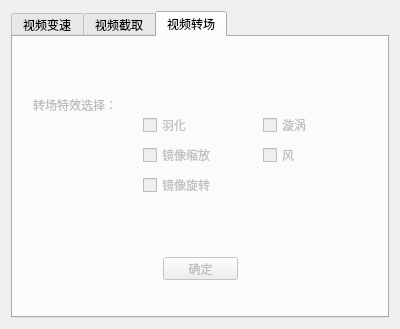
<?xml version="1.0" encoding="UTF-8"?>
<ui version="4.0">
 <class>Dialog_edit</class>
 <widget class="QDialog" name="Dialog_edit">
  <property name="geometry">
   <rect>
    <x>0</x>
    <y>0</y>
    <width>400</width>
    <height>329</height>
   </rect>
  </property>
  <property name="windowTitle">
   <string>VideoEdit</string>
  </property>
  <layout class="QVBoxLayout" name="verticalLayout">
   <item>
    <widget class="QTabWidget" name="tabWidget">
     <property name="currentIndex">
      <number>2</number>
     </property>
     <widget class="QWidget" name="widget">
      <property name="accessibleName">
       <string/>
      </property>
      <attribute name="title">
       <string>视频变速</string>
      </attribute>
      <widget class="QLabel" name="label">
       <property name="geometry">
        <rect>
         <x>20</x>
         <y>120</y>
         <width>91</width>
         <height>16</height>
        </rect>
       </property>
       <property name="text">
        <string>调整播放速度：</string>
       </property>
      </widget>
      <widget class="QComboBox" name="comboBox">
       <property name="geometry">
        <rect>
         <x>110</x>
         <y>120</y>
         <width>241</width>
         <height>22</height>
        </rect>
       </property>
       <property name="editable">
        <bool>false</bool>
       </property>
       <property name="currentIndex">
        <number>-1</number>
       </property>
       <property name="maxVisibleItems">
        <number>5</number>
       </property>
       <property name="maxCount">
        <number>5</number>
       </property>
       <item>
        <property name="text">
         <string>0.5</string>
        </property>
       </item>
       <item>
        <property name="text">
         <string>1.0</string>
        </property>
       </item>
       <item>
        <property name="text">
         <string>1.5</string>
        </property>
       </item>
       <item>
        <property name="text">
         <string>2.0</string>
        </property>
       </item>
       <item>
        <property name="text">
         <string>3.0</string>
        </property>
       </item>
      </widget>
      <widget class="QPushButton" name="pushButton">
       <property name="geometry">
        <rect>
         <x>130</x>
         <y>220</y>
         <width>93</width>
         <height>28</height>
        </rect>
       </property>
       <property name="text">
        <string>确定</string>
       </property>
      </widget>
     </widget>
     <widget class="QWidget" name="Intercept">
      <attribute name="title">
       <string>视频截取</string>
      </attribute>
      <widget class="QLabel" name="label_2">
       <property name="geometry">
        <rect>
         <x>10</x>
         <y>100</y>
         <width>101</width>
         <height>16</height>
        </rect>
       </property>
       <property name="text">
        <string>截取的开始帧：</string>
       </property>
      </widget>
      <widget class="QLineEdit" name="lineEdit">
       <property name="geometry">
        <rect>
         <x>110</x>
         <y>100</y>
         <width>161</width>
         <height>20</height>
        </rect>
       </property>
      </widget>
      <widget class="QLabel" name="label_3">
       <property name="geometry">
        <rect>
         <x>280</x>
         <y>100</y>
         <width>54</width>
         <height>12</height>
        </rect>
       </property>
       <property name="text">
        <string>&gt; 0 </string>
       </property>
      </widget>
      <widget class="QLabel" name="label_4">
       <property name="geometry">
        <rect>
         <x>10</x>
         <y>180</y>
         <width>101</width>
         <height>16</height>
        </rect>
       </property>
       <property name="text">
        <string>截取的结束帧：</string>
       </property>
      </widget>
      <widget class="QLineEdit" name="lineEdit_2">
       <property name="geometry">
        <rect>
         <x>110</x>
         <y>180</y>
         <width>161</width>
         <height>20</height>
        </rect>
       </property>
      </widget>
      <widget class="QLabel" name="label_5">
       <property name="geometry">
        <rect>
         <x>280</x>
         <y>180</y>
         <width>81</width>
         <height>20</height>
        </rect>
       </property>
       <property name="text">
        <string/>
       </property>
      </widget>
      <widget class="QLabel" name="label_6">
       <property name="geometry">
        <rect>
         <x>10</x>
         <y>20</y>
         <width>101</width>
         <height>16</height>
        </rect>
       </property>
       <property name="text">
        <string>单位： 帧</string>
       </property>
      </widget>
      <widget class="QPushButton" name="pushButton_2">
       <property name="geometry">
        <rect>
         <x>130</x>
         <y>230</y>
         <width>93</width>
         <height>28</height>
        </rect>
       </property>
       <property name="text">
        <string>确定</string>
       </property>
      </widget>
     </widget>
     <widget class="QWidget" name="tab_3">
      <property name="enabled">
       <bool>false</bool>
      </property>
      <attribute name="title">
       <string>视频转场</string>
      </attribute>
      <widget class="QCheckBox" name="checkBox">
       <property name="enabled">
        <bool>false</bool>
       </property>
       <property name="geometry">
        <rect>
         <x>130</x>
         <y>80</y>
         <width>71</width>
         <height>16</height>
        </rect>
       </property>
       <property name="acceptDrops">
        <bool>false</bool>
       </property>
       <property name="text">
        <string>羽化</string>
       </property>
      </widget>
      <widget class="QCheckBox" name="checkBox_2">
       <property name="geometry">
        <rect>
         <x>130</x>
         <y>110</y>
         <width>71</width>
         <height>16</height>
        </rect>
       </property>
       <property name="text">
        <string>镜像缩放</string>
       </property>
      </widget>
      <widget class="QCheckBox" name="checkBox_3">
       <property name="geometry">
        <rect>
         <x>130</x>
         <y>140</y>
         <width>71</width>
         <height>16</height>
        </rect>
       </property>
       <property name="text">
        <string>镜像旋转</string>
       </property>
      </widget>
      <widget class="QCheckBox" name="checkBox_4">
       <property name="enabled">
        <bool>false</bool>
       </property>
       <property name="geometry">
        <rect>
         <x>250</x>
         <y>110</y>
         <width>71</width>
         <height>16</height>
        </rect>
       </property>
       <property name="text">
        <string>风</string>
       </property>
      </widget>
      <widget class="QCheckBox" name="checkBox_5">
       <property name="geometry">
        <rect>
         <x>250</x>
         <y>80</y>
         <width>71</width>
         <height>16</height>
        </rect>
       </property>
       <property name="text">
        <string>漩涡</string>
       </property>
      </widget>
      <widget class="QLabel" name="label_7">
       <property name="geometry">
        <rect>
         <x>20</x>
         <y>60</y>
         <width>101</width>
         <height>16</height>
        </rect>
       </property>
       <property name="text">
        <string>转场特效选择：</string>
       </property>
      </widget>
      <widget class="QPushButton" name="pushButton_3">
       <property name="geometry">
        <rect>
         <x>150</x>
         <y>220</y>
         <width>75</width>
         <height>23</height>
        </rect>
       </property>
       <property name="text">
        <string>确定</string>
       </property>
      </widget>
     </widget>
    </widget>
   </item>
  </layout>
 </widget>
 <resources/>
 <connections/>
</ui>
